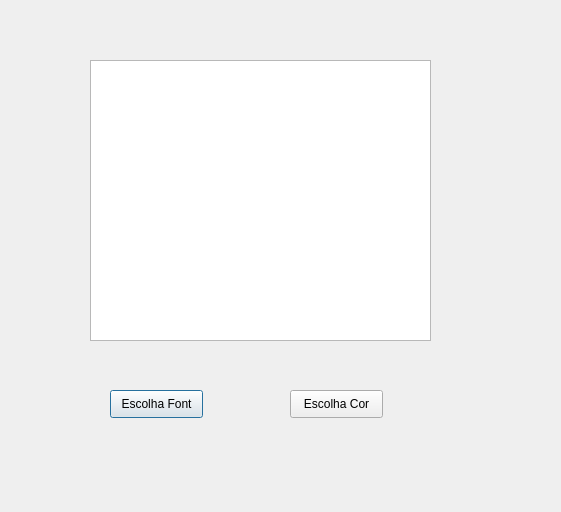
<?xml version="1.0" encoding="UTF-8"?>
<ui version="4.0">
 <class>Dialog</class>
 <widget class="QDialog" name="Dialog">
  <property name="geometry">
   <rect>
    <x>0</x>
    <y>0</y>
    <width>561</width>
    <height>512</height>
   </rect>
  </property>
  <property name="windowTitle">
   <string>Dialog</string>
  </property>
  <widget class="QTextEdit" name="textEdit">
   <property name="geometry">
    <rect>
     <x>90</x>
     <y>60</y>
     <width>341</width>
     <height>281</height>
    </rect>
   </property>
  </widget>
  <widget class="QPushButton" name="pushButton">
   <property name="geometry">
    <rect>
     <x>110</x>
     <y>390</y>
     <width>93</width>
     <height>28</height>
    </rect>
   </property>
   <property name="text">
    <string>Escolha Font</string>
   </property>
  </widget>
  <widget class="QPushButton" name="pushButton_2">
   <property name="geometry">
    <rect>
     <x>290</x>
     <y>390</y>
     <width>93</width>
     <height>28</height>
    </rect>
   </property>
   <property name="text">
    <string>Escolha Cor</string>
   </property>
  </widget>
 </widget>
 <resources/>
 <connections/>
</ui>
